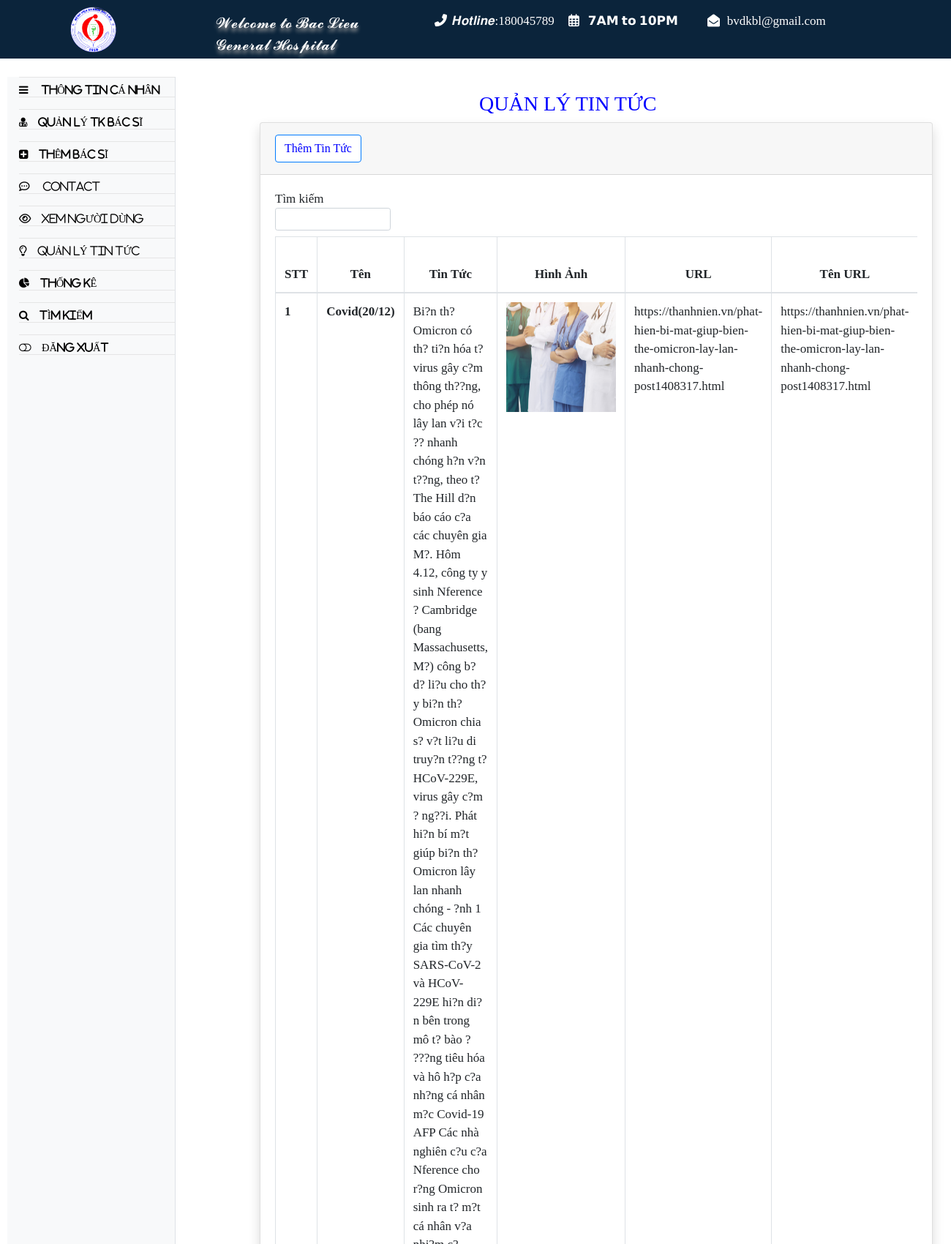
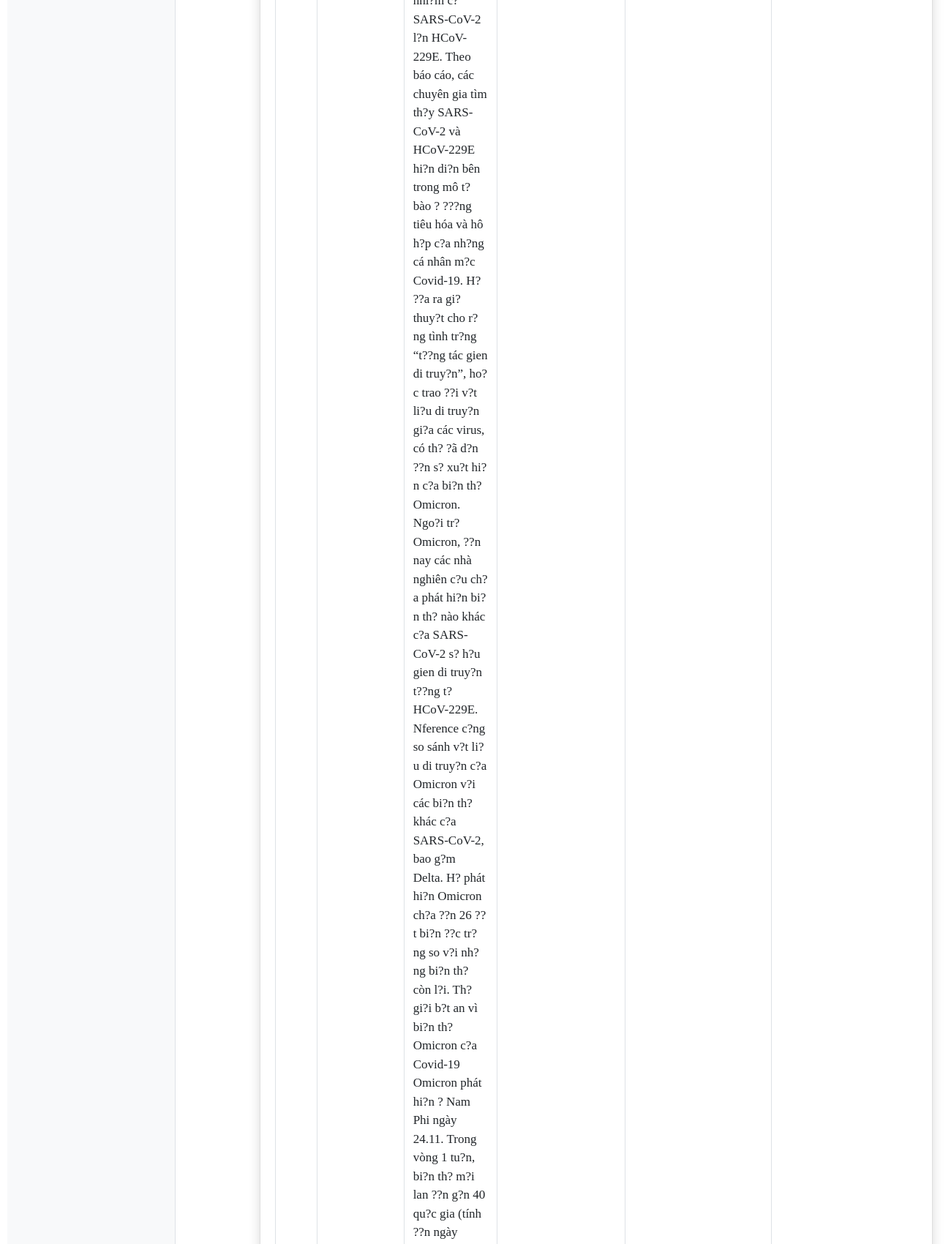
/admin/tin_tucsa.php (signed in, upper part), run on the app's committed database (2 pictures, top to bottom).
### tables this page shows
CREATE TABLE `tin_tuc` (
  `id` int(11) NOT NULL,
  `TuaDe` varchar(100) NOT NULL,
  `TinTuc` varchar(20000) NOT NULL,
  `img` varchar(250) DEFAULT NULL,
  `MaNhanVien` varchar(50) NOT NULL,
  `url` varchar(256) NOT NULL,
  `ten_url` varchar(256) NOT NULL,
  `NgayDang` varchar(256) NOT NULL
);

### admin/tin_tucsa.php (the view, shortened to what this page needs)
<?php
include('include/config.php');
?>
 <?php
include './view-dr/header.php';
 include './view-dr/sidebar_start.php';
?>
<link rel="stylesheet" href="https://cdnjs.cloudflare.com/ajax/libs/font-awesome/4.7.0/css/font-awesome.min.css">
<div class="container-fluid" style="width:1050px;">
<h1 class="h3 mb-2 text-gray-800" style="margin-left:400px; color:blue;">QUẢN LÝ TIN TỨC</h1>
<div class="card shadow mb-4" style="margin-left:100px;">
  <div class="card-header py-3" >
      <button style="background-color:white; color:blue;"type="button" id="add_button" class="btn btn-primary" data-toggle="modal" data-target="#addadminprofile">
        Thêm Tin Tức
      </button>
  </div>
        <div class="card-body"  style="width:100%;">
         <div class="table-responsive">
        <?php
          $query = "SELECT * FROM tin_tuc order by id desc";
          $query_run= mysqli_query($con,$query);
        ?>
      <table class="table table-bordered" id="dataTable" width="100%" cellspacing="0">
        <div class="row">
          <form action="" method="post" >
            <div class="col-sm-12 col-md-6">
            <div id="dataTable_filter" class="dataTables_filter">
             <label for="search" >Tìm kiếm
                 <input type="text" name="search" id="search_text" class="form-control form-control-sm" placeholder="" aria-controls="dataTable">
              </label>
            </div>
          </div>
          </form>
        </div>
        <thead align="center">
          <tr>
           <th>STT </th>
           <th>Tên </th>
           <th>Tin Tức </th>
           <th style="width: 400px">Hình Ảnh</th>
		   <th>URL </th>
			  <th>Tên URL</th>
          </tr>
        </thead>
        <tbody>
        <?php
        if(mysqli_num_rows($query_run)>0)
        {
          $serial_number=0;
          while ($row=mysqli_fetch_assoc($query_run))
          {
             $serial_number++;
            ?>
            <tr>
                  <th><?php echo $serial_number; ?> </th>
                  <th><?php echo $row['TuaDe']; ?></th>
                  <td> <?php echo $row['TinTuc']; ?></td>
                  <td> <?php echo '<img src="view-dr/image/'.$row['img'].'" width="150px;" height="150px" alt="Image">' ?></td>
                  <td> <?php echo $row['url']; ?></td>
				<td> <?php echo $row['ten_url']; ?></td>
              </tr>
      <?php
          }
        }
        else{
          echo "No record found";
        }
      ?>
        </tbody>
      </table>
    </div>
  </div>
</div>
      </div>

### admin/view-dr/sidebar_start.php (style rules this page uses)
body { font-family:Times; font-size:17px; }

### data on the page
tin_tuc: TuaDe "Covid(20/12)", img (picture), url "https://thanhnien.vn/phat-hien-bi-mat-giup-bien-the-omicron-lay-lan-nhanh-chong-post1408317.html", ten_url "https://thanhnien.vn/phat-hien-bi-mat-giup-bien-the-omicron-lay-lan-nhanh-chong-post1408317.html"
